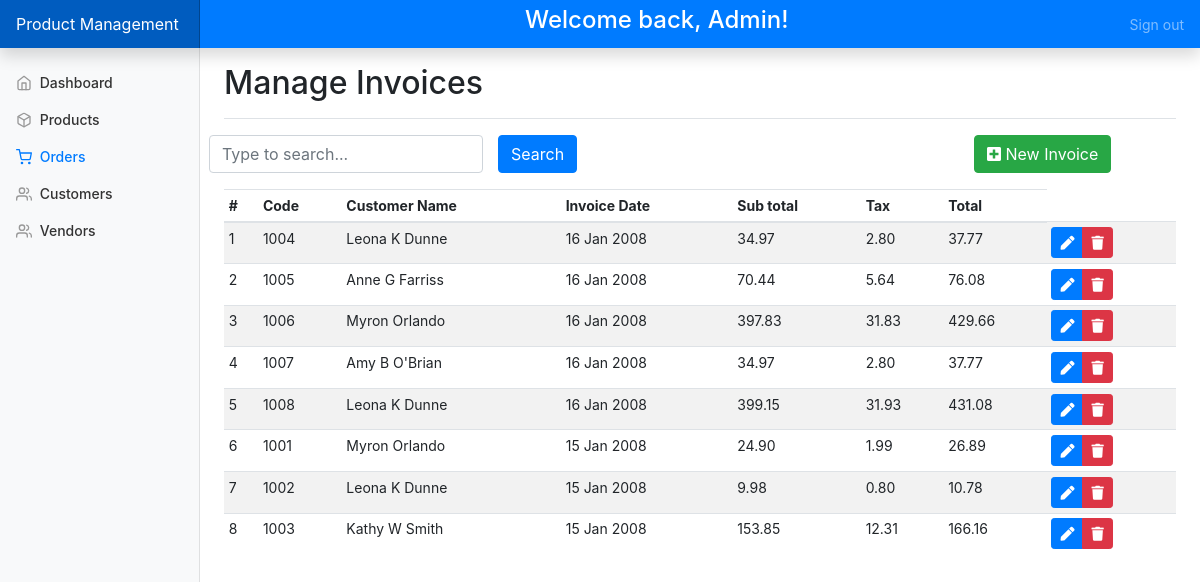
The page /domains/invoices/pages/index.php on the database its author committed.
### tables this page shows
CREATE TABLE `invoice` (
  `inv_number` int(11) NOT NULL,
  `cus_code` int(11) DEFAULT 0,
  `inv_date` timestamp NOT NULL DEFAULT current_timestamp(),
  `inv_subtotal` double DEFAULT 0,
  `inv_tax` double DEFAULT 0,
  `inv_total` double DEFAULT 0
);

CREATE TABLE `customer` (
  `cus_code` int(11) NOT NULL,
  `cus_lname` varchar(15) DEFAULT NULL,
  `cus_fname` varchar(15) DEFAULT NULL,
  `cus_initial` varchar(1) DEFAULT NULL,
  `cus_areacode` varchar(3) DEFAULT NULL,
  `cus_phone` varchar(8) DEFAULT NULL,
  `cus_balance` double DEFAULT 0
);

### domains/invoices/functions/get-all-invoices.php (called while the page is built, shortened)
<?php
function getAllInvoices()
{
    $conn = Connect();
    $query = "SELECT invoice.*, customer.cus_fname, customer.cus_lname, customer.cus_initial
                FROM invoice
                JOIN customer ON invoice.cus_code = customer.cus_code
                ORDER BY inv_date DESC
                ";
    $result = $conn->query($query);
    $data = [];
    while ($row = $result->fetch_assoc()) {
        $data[] = $row;
    }
    return $data;
}

### domains/invoices/pages/index.php (the view, shortened to what this page needs)
<?php
include '../functions/get-all-invoices.php';
$orders = getAllInvoices() ?? [];
$textToSearch = $_POST['text-to-search'] ?? '';
$filteredData = $orders;
?>
<!doctype html>
<html lang="en">
<head>
    <?php
    include '../../../components/head.php'
    ?>
    <link href="../../../css/dashboard.css" rel="stylesheet">
</head>
<body>
    <?php
    include '../../../components/nav-bar.php';
    ?>
    <div class="container-fluid">
        <div class="row">
            <?php include '../../../components/side-bar.php' ?>
            <main role="main" class="col-md-9 ml-sm-auto col-lg-10 px-md-4">
                <div class="d-flex justify-content-between flex-wrap flex-md-nowrap align-items-center pt-3 pb-2 mb-3 border-bottom">
                    <h1 class="h2">Manage Invoices</h1>
                </div>
                <form method="post">
                    <div class="row d-flex align-items-end mb-3">
                        <div class="col6">
                            <input type="text" class="form-control " name="text-to-search"
                                value='<?= $textToSearch ?>'
                                placeholder="Type to search...">
                        </div>
                        <div class="col-6">
                            <input type="submit" name="search" value="Search" class="btn btn-primary">
                        </div>
                </form>
                <a href="add-invoice.page.php" class="btn btn-success text-white  float-right"><i class="fas fa-plus-square"></i> New Invoice</a>
        </div>
        <div class="table-responsive">
            <table class="table table-striped table-sm">
                <thead>
                    <tr>
                        <th>#</th>
                        <th>Code</th>
                        <th>Customer Name</th>
                        <th>Invoice Date</th>
                        <th>Sub total</th>
                        <th>Tax</th>
                        <th>Total</th>
                    </tr>
                </thead>
                <tbody>
                    <?php
                    $i = 0;
                    foreach ($filteredData as $order):
                        $i++;
                    ?>
                        <tr>
                            <td><?= $i ?></td>
                            <td><?= $order['inv_number'] ?></td>
                            <td><?= $order['cus_fname'] . ' ' . $order['cus_initial'] . ' ' . $order['cus_lname'] ?></td>
                            <td><?= date("d M Y", strtotime($order['inv_date'])) ?></td>
                            <td><?= number_format($order['inv_subtotal'], 2) ?></td>
                            <td><?= number_format($order['inv_tax'], 2) ?></td>
                            <td><?= number_format($order['inv_total'], 2) ?></td>
                            <td>
                                <form
                                    action=<?= $_SERVER['PHP_SELF'] ?>
                                    method="POST">
                                    <div class="btn-group btn-group-toggle" data-toggle="buttons">
                                        <button
                                            class="btn btn-primary btn-sm">
                                            <a href="" class="text-white"><i class="fas fa-pen"></i></a>
                                        </button>
                                        <button
                                            name='delete'
                                            type='submit'
                                            class="btn btn-danger btn-sm">
                                            <a href="" class="text-white"><i class="fas fa-trash"></i></a>
                                        </button>
                                    </div>
                                </form>
                            </td>
                        </tr>
                    <?php endforeach ?>
                </tbody>
            </table>
        </div>
    </div>
</body>
</html>

### css/dashboard.css (style rules this page uses)
body { font-size: .875rem; }

### rows shown on the page
invoice: inv_number "1004", cus_code.cus_fname "Leona", cus_code.cus_initial "K", cus_code.cus_lname "Dunne", inv_date "16 Jan 2008", inv_subtotal "34.97", inv_tax "2.80", inv_total "37.77"
invoice: inv_number "1005", cus_code.cus_fname "Anne", cus_code.cus_initial "G", cus_code.cus_lname "Farriss", inv_date "16 Jan 2008", inv_subtotal "70.44", inv_tax "5.64", inv_total "76.08"
invoice: inv_number "1006", cus_code.cus_fname "Myron", cus_code.cus_lname "Orlando", inv_date "16 Jan 2008", inv_subtotal "397.83", inv_tax "31.83", inv_total "429.66"
invoice: inv_number "1007", cus_code.cus_fname "Amy", cus_code.cus_initial "B", cus_code.cus_lname "O'Brian", inv_date "16 Jan 2008", inv_subtotal "34.97", inv_tax "2.80", inv_total "37.77"
invoice: inv_number "1008", cus_code.cus_fname "Leona", cus_code.cus_initial "K", cus_code.cus_lname "Dunne", inv_date "16 Jan 2008", inv_subtotal "399.15", inv_tax "31.93", inv_total "431.08"
invoice: inv_number "1001", cus_code.cus_fname "Myron", cus_code.cus_lname "Orlando", inv_date "15 Jan 2008", inv_subtotal "24.90", inv_tax "1.99", inv_total "26.89"
invoice: inv_number "1002", cus_code.cus_fname "Leona", cus_code.cus_initial "K", cus_code.cus_lname "Dunne", inv_date "15 Jan 2008", inv_subtotal "9.98", inv_tax "0.80", inv_total "10.78"
invoice: inv_number "1003", cus_code.cus_fname "Kathy", cus_code.cus_initial "W", cus_code.cus_lname "Smith", inv_date "15 Jan 2008", inv_subtotal "153.85", inv_tax "12.31", inv_total "166.16"
